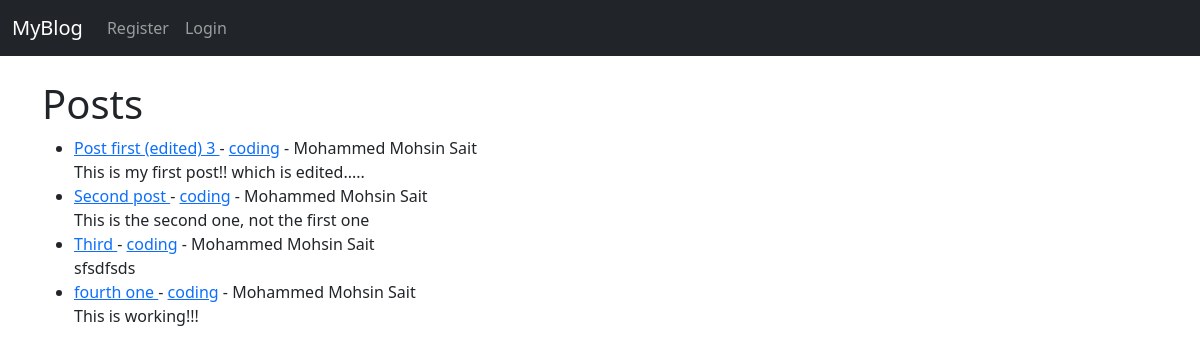
The app's page /, older data.
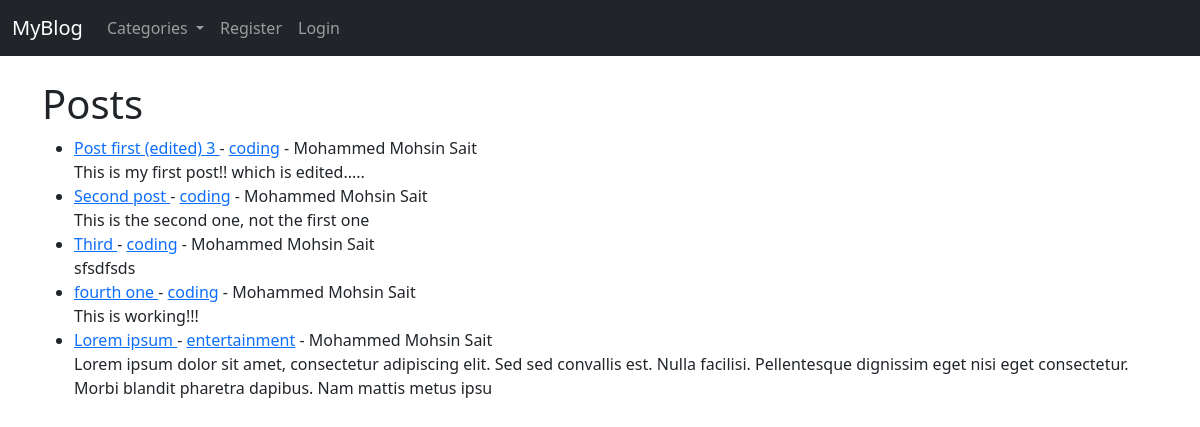
The same page, newer data.
### theblog/models.py (models this page shows, shortened)
class Post(models.Model):
    title = models.CharField(max_length=255)
    title_tag = models.CharField(max_length=255)
    author = models.ForeignKey(User, on_delete=models.CASCADE)
    body = models.TextField()
    post_date = models.DateField(auto_now_add=True)
    category = models.CharField(max_length=255, default='coding')
    likes = models.ManyToManyField(User, related_name='blog_posts')

### theblog/views.py (the view)
# urls.py: path('', HomeView.as_view(), name="home"),
class HomeView(ListView):
    model = Post
    template_name = 'home.html'
    ordering = ['-post_date']
    def get_context_data(self, *args, **kwargs):
        cat_menu = Category.objects.all()
        context = super(HomeView, self).get_context_data(*args, **kwargs)
        context["cat_menu"] = cat_menu
        return context

### theblog/models.py (called while the page is built)
    def __str__(self):
        return self.name

### theblog/templates/home.html (shortened to what this page needs)
{% extends "base.html" %}
{% block content %}
<h1>Posts</h1>
<ul>
    {% for post in object_list %}
        <li>
            <a href="{% url 'article-detail' post.pk %}">
                {{ post.title }}
            </a>
            - <a href="{% url 'category' post.category|slugify %}">{{ post.category }}</a>
            - {{ post.author.first_name }}
            {{ post.author.last_name }}
            <br>
            {{ post.body|slice:":200" }}
        </li>
    {% endfor %}
</ul>
{% endblock content %}

Row changes from the older to the newer data that the page shows:
added Post: title "Lorem ipsum", category "entertainment", author.first_name "Mohammed Mohsin", author.last_name "Sait", body "Lorem ipsum dolor sit amet, consectetur adipiscing elit. Sed sed convallis est. Nulla facilisi. Pellentesque dignissim eget nisi eget consectetur. Morbi blandit pharetra dapibus. Nam mattis metus ipsu"
Text that changed along with them:
text now shown: "Categories"
